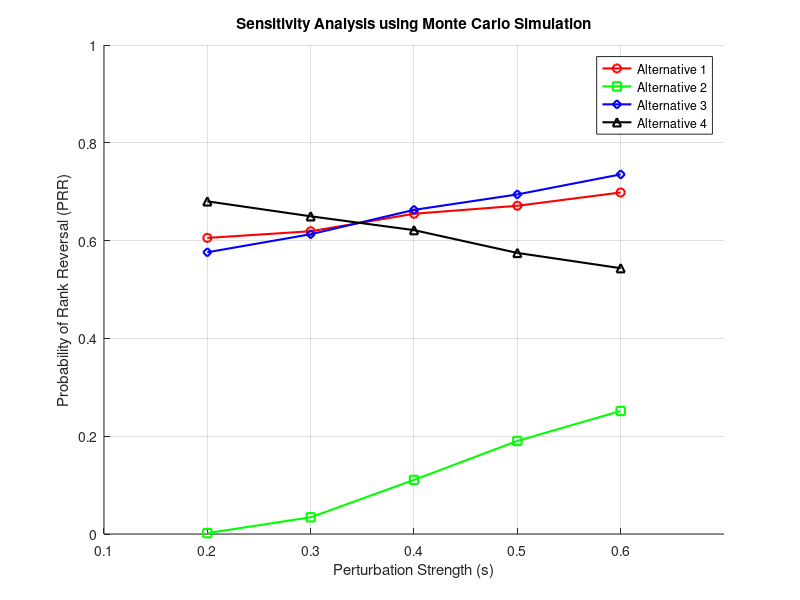

Here is the MATLAB script that generated this plot:
% Number of criteria, alternatives, and experts
criterias = 4;
alternatives = 4;
experts = 15;

% Number of Monte Carlo simulations
N = 10000;

% Perturbation strengths
s_values = 0.2:0.1:0.6;

% Generate random weights for criteria (normalized)
weights = zeros(criterias, experts);
for i = 1:experts
    weights(:, i) = rand(criterias, 1);
end

% Normalize weights to sum to 1 for each expert
normalized_weights = zeros(criterias, experts);
for i = 1:experts
    total_weight = sum(weights(:, i));
    normalized_weights(:, i) = weights(:, i) / total_weight;
end

% Generate random performances for alternatives (each expert rates each alternative on each criterion)
performances = zeros(criterias, alternatives, experts);
for i = 1:experts
    for j = 1:alternatives
        performances(:, j, i) = rand(criterias, 1) * 100;
    end
end

% Initial utility value calculation (before perturbations)
initial_util_value = zeros(alternatives, 1);
mean_weights = mean(normalized_weights, 2);

for i = 1:alternatives
    mean_performance = mean(performances(:, i, :), 3);
    initial_util_value(i) = sum(mean_weights .* mean_performance);
end

% Sort initial utilities to determine initial ranking
[initial_sorted_util_value, initial_sorted_indices] = sort(initial_util_value, 'descend');

% Preallocate array for storing PRR values
PRR = zeros(length(s_values), alternatives);

% Preallocate arrays for total perturbations and rank reversals
total_perturbations = N * length(s_values);
rank_reversals = zeros(alternatives, 1);

% Monte Carlo simulation for sensitivity analysis
for idx = 1:length(s_values)
    s = s_values(idx);
    reversals_count = zeros(alternatives, 1);  % Track reversals for this perturbation strength

    for n = 1:N
        % Perturb the weights
        perturbed_weights = normalized_weights + s * randn(size(normalized_weights));

        % Ensure no negative weights and re-normalize
        perturbed_weights(perturbed_weights < 0) = 0;
        for i = 1:experts
            perturbed_weights(:, i) = perturbed_weights(:, i) / sum(perturbed_weights(:, i));
        end

        % Calculate utility values with perturbed weights
        perturbed_util_value = zeros(alternatives, 1);
        mean_perturbed_weights = mean(perturbed_weights, 2);

        for i = 1:alternatives
            mean_performance = mean(performances(:, i, :), 3);
            perturbed_util_value(i) = sum(mean_perturbed_weights .* mean_performance);
        end

        % Determine new ranking
        [perturbed_sorted_util_value, perturbed_sorted_indices] = sort(perturbed_util_value, 'descend');

        % Count rank reversals compared to initial ranking
        for i = 1:alternatives
            if perturbed_sorted_indices(i) ~= initial_sorted_indices(i)
                reversals_count(initial_sorted_indices(i)) += 1;
            end
        end
    end

    % Calculate PRR for this perturbation strength
    PRR(idx, :) = reversals_count / N;

    % Update total rank reversals
    rank_reversals += reversals_count;
end

% Calculate the probability of rank reversal for each perturbation strength
PRR_percentage = (PRR * 100);

% Display PRR percentages
disp('PRR (%) for each alternative and perturbation strength:');
disp(PRR_percentage);

% Display total rank reversals
disp('Total rank reversals for each alternative:');
disp(rank_reversals);

% Display total perturbations
disp('Total number of perturbations:');
disp(total_perturbations);

% Plotting the PRR as a function of perturbation strength
figure;
hold on;
colors = {'r', 'g', 'b', 'k'};  % Different colors for each alternative
markers = {'o', 's', 'd', '^'}; % Different markers for each alternative
for i = 1:alternatives
    plot(s_values, PRR(:, i), '-o', 'Color', colors{i}, 'Marker', markers{i}, 'LineWidth', 1.5, ...
         'MarkerSize', 6, 'DisplayName', sprintf('Alternative %d', i));
end
xlabel('Perturbation Strength (s)');
ylabel('Probability of Rank Reversal (PRR)');
title('Sensitivity Analysis using Monte Carlo Simulation');
legend('Location', 'Best');
xlim([min(s_values)-0.1, max(s_values)+0.1]);  % Adjust x-axis limits slightly
ylim([0, 1]);  % Ensure y-axis goes from 0 to 1 (probability range)
grid on;
hold off;

% Display PRR values for debugging
disp('PRR values for each alternative and perturbation strength:');
disp(PRR);

